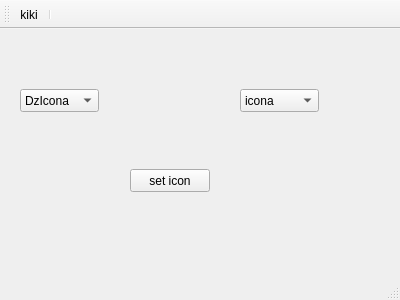
<?xml version="1.0" encoding="UTF-8"?>
<ui version="4.0">
 <class>MainWindow</class>
 <widget class="QMainWindow" name="MainWindow">
  <property name="geometry">
   <rect>
    <x>0</x>
    <y>0</y>
    <width>400</width>
    <height>300</height>
   </rect>
  </property>
  <property name="windowTitle">
   <string>MainWindow</string>
  </property>
  <widget class="QWidget" name="centralWidget">
   <widget class="QPushButton" name="pushButton">
    <property name="geometry">
     <rect>
      <x>130</x>
      <y>140</y>
      <width>80</width>
      <height>23</height>
     </rect>
    </property>
    <property name="text">
     <string>set icon</string>
    </property>
   </widget>
   <widget class="QComboBox" name="style">
    <property name="geometry">
     <rect>
      <x>20</x>
      <y>60</y>
      <width>79</width>
      <height>23</height>
     </rect>
    </property>
    <item>
     <property name="text">
      <string>DzIcona</string>
     </property>
    </item>
    <item>
     <property name="text">
      <string>LikeSky</string>
     </property>
    </item>
    <item>
     <property name="text">
      <string>Goldy</string>
     </property>
    </item>
    <item>
     <property name="text">
      <string>Alien</string>
     </property>
    </item>
   </widget>
   <widget class="QComboBox" name="iconName">
    <property name="geometry">
     <rect>
      <x>240</x>
      <y>60</y>
      <width>79</width>
      <height>23</height>
     </rect>
    </property>
    <item>
     <property name="text">
      <string>icona</string>
     </property>
    </item>
    <item>
     <property name="text">
      <string>about</string>
     </property>
    </item>
    <item>
     <property name="text">
      <string>close</string>
     </property>
    </item>
    <item>
     <property name="text">
      <string>export</string>
     </property>
    </item>
    <item>
     <property name="text">
      <string>help</string>
     </property>
    </item>
    <item>
     <property name="text">
      <string>hide</string>
     </property>
    </item>
    <item>
     <property name="text">
      <string>home</string>
     </property>
    </item>
    <item>
     <property name="text">
      <string>mail</string>
     </property>
    </item>
    <item>
     <property name="text">
      <string>pref</string>
     </property>
    </item>
    <item>
     <property name="text">
      <string>print</string>
     </property>
    </item>
    <item>
     <property name="text">
      <string>show</string>
     </property>
    </item>
    <item>
     <property name="text">
      <string>zoom-</string>
     </property>
    </item>
    <item>
     <property name="text">
      <string>zoom</string>
     </property>
    </item>
    <item>
     <property name="text">
      <string>zoom1</string>
     </property>
    </item>
    <item>
     <property name="text">
      <string>zoom+</string>
     </property>
    </item>
   </widget>
  </widget>
  <widget class="QMenuBar" name="menuBar">
   <property name="geometry">
    <rect>
     <x>0</x>
     <y>0</y>
     <width>400</width>
     <height>30</height>
    </rect>
   </property>
  </widget>
  <widget class="QToolBar" name="mainToolBar">
   <property name="minimumSize">
    <size>
     <width>0</width>
     <height>0</height>
    </size>
   </property>
   <property name="baseSize">
    <size>
     <width>0</width>
     <height>60</height>
    </size>
   </property>
   <property name="iconSize">
    <size>
     <width>60</width>
     <height>60</height>
    </size>
   </property>
   <attribute name="toolBarArea">
    <enum>TopToolBarArea</enum>
   </attribute>
   <attribute name="toolBarBreak">
    <bool>false</bool>
   </attribute>
   <addaction name="actionKiki"/>
   <addaction name="separator"/>
  </widget>
  <widget class="QStatusBar" name="statusBar"/>
  <action name="actionKiki">
   <property name="text">
    <string>kiki</string>
   </property>
   <property name="font">
    <font/>
   </property>
  </action>
 </widget>
 <layoutdefault spacing="6" margin="11"/>
 <resources/>
 <connections/>
</ui>
